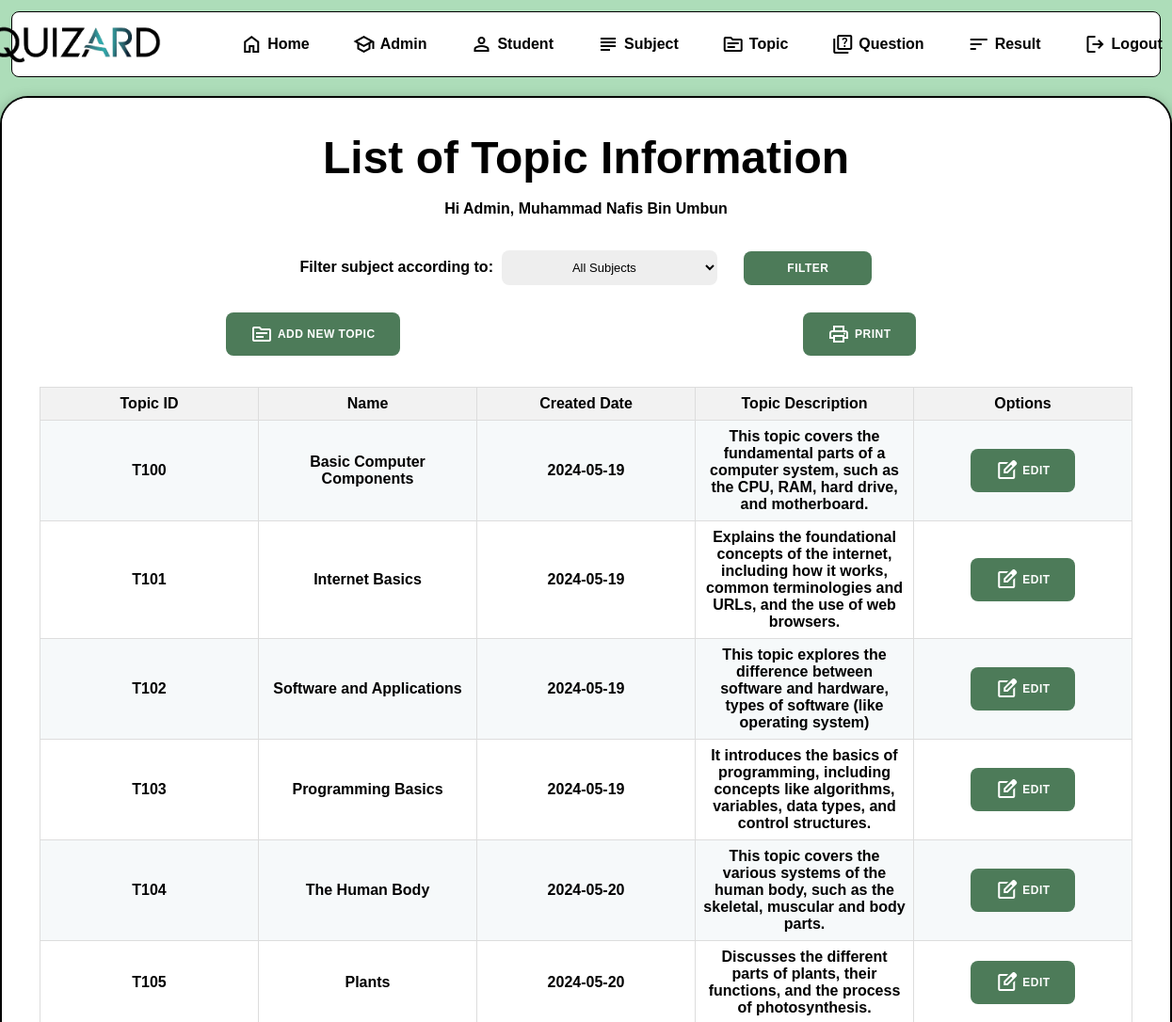
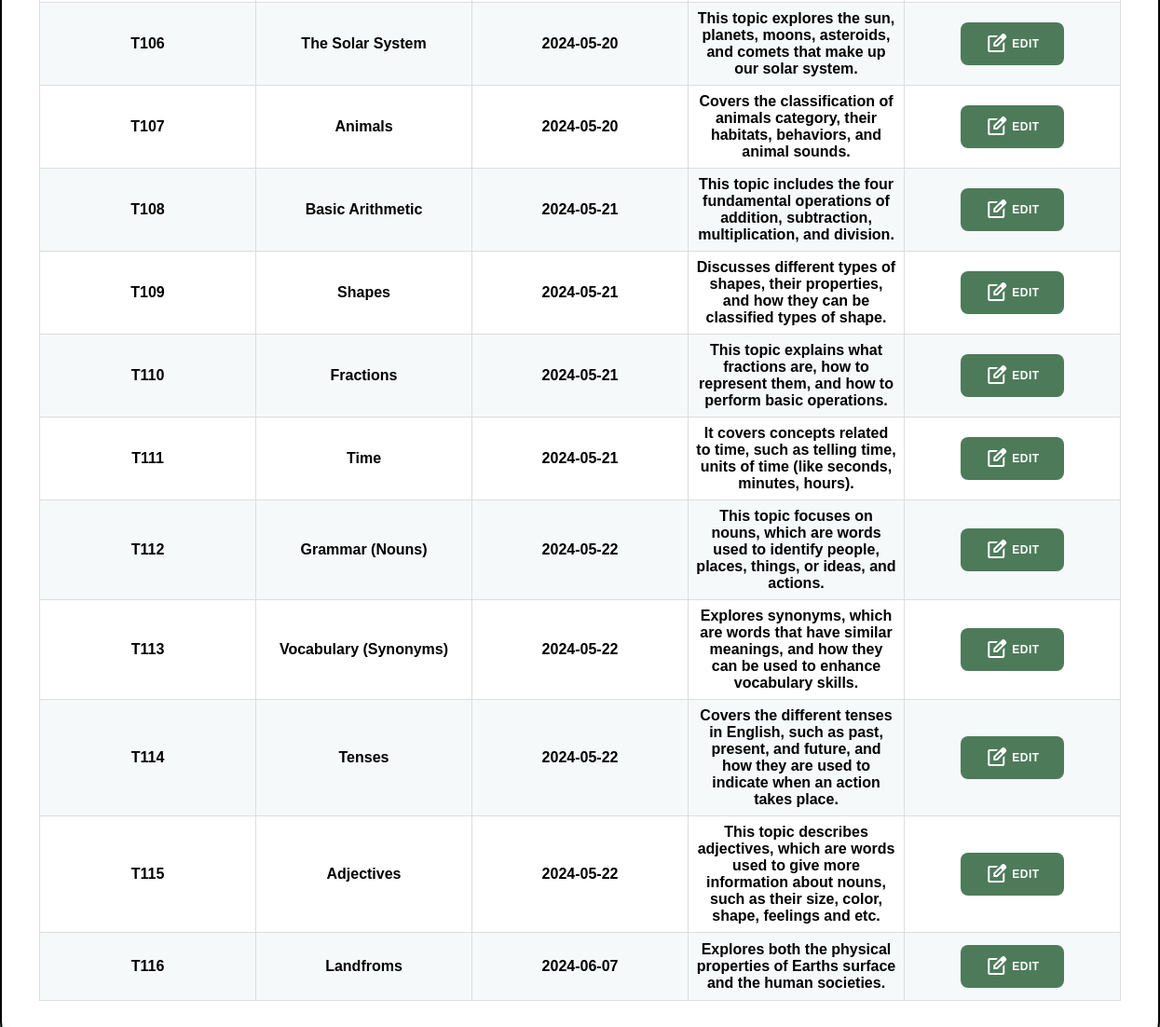
The page /quizard/menu_topic.php (signed in) on the database its author committed (2 pictures, top to bottom).
### tables this page shows
CREATE TABLE `topic` (
  `topID` varchar(10) NOT NULL,
  `topName` varchar(50) NOT NULL,
  `topCreate` date NOT NULL,
  `topDesc` varchar(255) DEFAULT NULL,
  `subID` varchar(10) DEFAULT NULL
);

### quizard/menu_topic.php (the view, shortened to what this page needs)
<!DOCTYPE html>
<html>
<head>
    <link rel="stylesheet" href="style5.css">
</head>
<body>
    <nav>
        <img src="image/logo.png" alt="Logo">
        <a href="menu_home.php"><span class='material-symbols-outlined'>home</span>Home</a>
        <a href="menu_admin.php"><span class='material-symbols-outlined'>school</span>Admin</a>
        <a href="menu_student.php"><span class='material-symbols-outlined'>person</span>Student</a>
        <a href="menu_subject.php"><span class='material-symbols-outlined'>subject</span>Subject</a>
        <a href="menu_topic.php"><span class='material-symbols-outlined'>topic</span>Topic</a>
        <a href="menu_question.php"><span class='material-symbols-outlined'>quiz</span>Question</a>
        <a href="menu_result.php"><span class='material-symbols-outlined'>sort</span>Result</a>
        <a href="logout.php"><span class='material-symbols-outlined'>logout</span>Logout</a>
    </nav>
    <div class="container" id="container">
        <div class="form-container sign-up">
            <form method="GET" action="menu_topic.php">
                <?php
                include("dbconn.php");
                $sql = "SELECT t.topID, t.topName, t.topCreate, t.topDesc, t.subID, s.subName FROM topic t
                        JOIN subject s ON t.subID = s.subID";
                $query = mysqli_query($dbconn, $sql) or die("Error: " . mysqli_error($dbconn));
                if (mysqli_num_rows($query) == 0) {
                    echo "<br><br>";
                    echo "No record found";
                    echo "<button type='submit' onclick='menu_topic.php'><span class='material-symbols-outlined'>arrow_back</span>Back</button></td>";
                } else {
                    echo "<br><br>";
                    echo "<font size='9'>List of Topic Information</font>";
                    echo "<br>";
                    if (isset($_SESSION['adminName'])) {
                        echo "<h4>Hi Admin, " . $_SESSION['adminName'] . "</h4>";
                    } else {
                        echo "<h4>Guest</h4>";
                    }
                    echo "<br>";
                    echo "<table id='sorting'>";
                    echo "<tr>";
                    echo "<td colspan='2'>Filter subject according to:
                        <form method='POST' action=''>";
                            echo "<select name='sort' class='option'>";
                                echo "<option value='all'>All Subjects</option>";
                    echo "</select>";
                    echo "<form method= 'POST' action=''>";
                    echo "<button type='submit' class='custom-button'>Filter</button></td>";
                    echo "</form>";
                    echo"<tr><td><a href='topAdd.php' class='button2'><span class='material-symbols-outlined'>topic</span>Add New Topic</a>";
                    echo"<td><a href='#' onclick='window.print()' class='button2'><span class='material-symbols-outlined'>print</span>Print</a></td></tr>";
                    echo "<table border='1'>";
                    echo "<tr>";
                    echo "<th>Topic ID</th>";
                    echo "<th>Name</th>";
                    echo "<th>Created Date</th>";
                    echo "<th>Topic Description</th>";
                    echo "<th>Options</th>";
                    echo "</tr>";
                    while ($row = mysqli_fetch_assoc($query)) {
                        echo "<tr>";
                        echo "<td>" . $row["topID"] . "</td>";
                        echo "<td>" . $row["topName"] . "</td>";
                        echo "<td>" . $row["topCreate"] . "</td>";
                        echo "<td>" . $row["topDesc"] . "</td>";
                        echo "<td><a href='topEdit.php?top_ID=" . $row["topID"] . "' class='button2'><span class='material-symbols-outlined'>edit_square</span>Edit</a></td>";
                        echo "</tr>";
                    }
                    echo "</table>";
                }
                ?>
        </div>
    </div>
</body>
</html>

### quizard/style5.css (style rules this page uses)
* { margin: 0; padding: 0; box-sizing: border-box; font-family: 'Poppins', sans-serif; }
body { display: flex; justify-content: center; align-items: top; min-height: 100vh; background-color: rgb(173, 221, 185); padding: 12px; font-weight: bold; }
nav { position: relative; width: 1290px; height: 70px; background: #fff; border-radius: 8px; display: flex; justify-content: center; align-items: center; opacity: 1.0; border: 1px solid black; }
nav a { position: relative; display: inline-block; font-size: 1em; font-weight: 500; color: #fff; text-decoration: none; padding: 0 23px; z-index: 1; color: black; font-weight: bold; display: inline-flex; align-items: center; gap: 5px; }
nav img { height: 60%; width: auto; padding-right: 2%; display: block; margin-right: 3%; }
.container { background-color: #fff; border-radius: 30px; box-shadow: 0 5px 15px rgba(0, 0, 0, 0.35); position: absolute; overflow: hidden; width: 1550px; max-width: 100%; min-height: 700px; margin-top: 90px; border-style: solid; border-width: 2px; padding-bottom: 10px; }
.container button { background-color: #4d7b59; color: #fff; font-size: 12px; padding: 10px 45px; border: 1px solid transparent; border-radius: 8px; font-weight: 600; letter-spacing: 0.5px; text-transform: uppercase; margin-top: 10px; cursor: pointer; display: inline-flex; align-items: center; gap: 8px; }
.container form { background-color: #fff; display: flex; align-items: center; justify-content: center; flex-direction: column; padding: 0 40px; height: 100%; margin-bottom: 20px; }
.form-container { position: center; top: 0; height: 100%; transition: all 0.6s ease-in-out; }
table { width: 100%; border-collapse: collapse; margin-bottom: 20px; }
th, td { border: 1px solid #ddd; padding: 8px; text-align: center; width: 200px; }
th { background-color: #f2f2f2; }
tr:nth-child(even) { background-color: rgba(246, 249, 250, 0.986); }
a { text-decoration: none; color: blue; }
.button2 { background-color: #4d7b59; color: #fff; font-size: 12px; padding: 10px 25px; border: 1px solid transparent; border-radius: 8px; font-weight: 600; letter-spacing: 0.5px; text-transform: uppercase; margin-top: 5px; margin-bottom: 5px; cursor: pointer; display: inline-flex; align-items: center; gap: 5px; }
#sorting { background-color: #fff; border: none; border-collapse: collapse; }
#sorting td, #sorting th { border: none; padding-bottom: -50px; padding-top: -50px; background-color: #fff; }
#sorting input, #sorting select { background-color: #eee; border: none; margin: 8px 5px; padding: 10px 15px; font-size: 13px; border-radius: 8px; width: 20%; outline: none; appearance: pointer; text-align: center; }
.custom-button { background-color: #4d7b59; color: #fff; font-size: 12px; padding: 14px 20px; border-radius: 8px; font-weight: 600; letter-spacing: 0.5px; text-transform: uppercase; cursor: pointer; margin-left: 2%; }

### rows shown on the page
topic: topID "T100", topName "Basic Computer Components", topCreate "2024-05-19", topDesc "This topic covers the fundamental parts of a computer system, such as the CPU, RAM, hard drive, and motherboard."
topic: topID "T101", topName "Internet Basics", topCreate "2024-05-19", topDesc "Explains the foundational concepts of the internet, including how it works, common terminologies and URLs, and the use of web browsers."
topic: topID "T102", topName "Software and Applications", topCreate "2024-05-19", topDesc "This topic explores the difference between software and hardware, types of software (like operating system)"
topic: topID "T103", topName "Programming Basics", topCreate "2024-05-19", topDesc "It introduces the basics of programming, including concepts like algorithms, variables, data types, and control structures."
topic: topID "T104", topName "The Human Body", topCreate "2024-05-20", topDesc "This topic covers the various systems of the human body, such as the skeletal, muscular and body parts."
topic: topID "T105", topName "Plants", topCreate "2024-05-20", topDesc "Discusses the different parts of plants, their functions, and the process of photosynthesis."
topic: topID "T106", topName "The Solar System", topCreate "2024-05-20", topDesc "This topic explores the sun, planets, moons, asteroids, and comets that make up our solar system."
topic: topID "T107", topName "Animals", topCreate "2024-05-20", topDesc "Covers the classification of animals category, their habitats, behaviors, and animal sounds."
topic: topID "T108", topName "Basic Arithmetic", topCreate "2024-05-21", topDesc "This topic includes the four fundamental operations of addition, subtraction, multiplication, and division."
topic: topID "T109", topName "Shapes", topCreate "2024-05-21", topDesc "Discusses different types of shapes, their properties, and how they can be classified types of shape."
topic: topID "T110", topName "Fractions", topCreate "2024-05-21", topDesc "This topic explains what fractions are, how to represent them, and how to perform basic operations."
topic: topID "T111", topName "Time", topCreate "2024-05-21", topDesc "It covers concepts related to time, such as telling time, units of time (like seconds, minutes, hours)."
topic: topID "T112", topName "Grammar (Nouns)", topCreate "2024-05-22", topDesc "This topic focuses on nouns, which are words used to identify people, places, things, or ideas, and actions."
topic: topID "T113", topName "Vocabulary (Synonyms)", topCreate "2024-05-22", topDesc "Explores synonyms, which are words that have similar meanings, and how they can be used to enhance vocabulary skills."
topic: topID "T114", topName "Tenses", topCreate "2024-05-22", topDesc "Covers the different tenses in English, such as past, present, and future, and how they are used to indicate when an action takes place."
topic: topID "T115", topName "Adjectives", topCreate "2024-05-22", topDesc "This topic describes adjectives, which are words used to give more information about nouns, such as their size, color, shape, feelings and etc."
topic: topID "T116", topName "Landfroms", topCreate "2024-06-07", topDesc "Explores both the physical properties of Earths surface and the human societies."

### other values the page prints
$_SESSION['adminName'] "Muhammad Nafis Bin Umbun"
